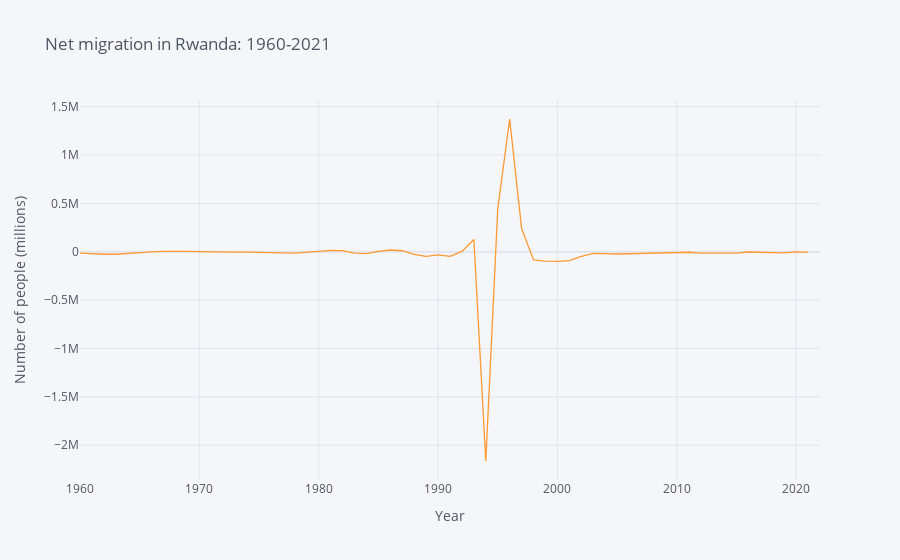

The notebook cell saved with this chart:
### Markdown cell above
#### Net Migration in Rwanda <a name="net-migration-in-rwanda"></a>

### Code cell
# Net migration (number of people migrating into the country - number of people migrating out).

# One variable: Net migration
variable_labels = {"SM.POP.NETM": "Net migration"}

# Set country to Rwanda
Rwanda = {"RWA":"Rwanda"}

# Get dataframe
rwanda_migration = wbdata.get_dataframe(variable_labels, country = Rwanda).squeeze()

# Date index is of type string; change to integers
rwanda_migration.index = rwanda_migration.index.astype(int)

# Print graph from 1960-2022
rwanda_migration.iplot(title="Net migration in Rwanda: 1960-2021",xTitle='Year',yTitle='Number of people (millions)')

### Figure 1 — Plotly figure (JSON) as saved in the notebook; plotly's stock layout.template omitted (floating-point values rounded to 4 significant figures)
{"data": [{"line": {"color": "rgba(255, 153, 51, 1.0)", "dash": "solid", "shape": "linear", "width": 1.3}, "mode": "lines", "name": "Net migration", "text": "", "type": "scatter", "x": [2022, 2021, 2020, 2019, 2018, 2017, 2016, 2015, 2014, 2013, 2012, 2011, 2010, 2009, 2008, 2007, 2006, 2005, 2004, 2003, 2002, 2001, 2000, 1999, 1998, 1997, 1996, 1995, 1994, 1993, 1992, 1991, 1990, 1989, 1988, 1987, 1986, 1985, 1984, 1983, 1982, 1981, 1980, 1979, 1978, 1977, 1976, 1975, 1974, 1973, 1972, 1971, 1970, 1969, 1968, 1967, 1966, 1965, 1964, 1963, 1962, 1961, 1960], "y": ["", -6112, -1579, -11823, -10794, -5169, -2605, -14477, -15027, -15833, -14824, -5358, -8394, -15121, -16880, -17724, -20195, -23051, -18936, -17399, -47989, -91955, -99860, -97819, -84051, 239690, 1372202, 443316, -2162873, 126168, 3454, -48085, -31720, -46816, -26673, 10619, 17982, 4017, -18739, -14660, 12606, 14235, 4634, -3474, -13849, -11093, -7034, -4792, -4531, -3860, -4148, -4213, 1156, 2984, 4722, 4652, -1943, -9788, -19490, -25565, -25631, -20540, -13204]}], "layout": {"autosize": true, "legend": {"bgcolor": "#F5F6F9", "font": {"color": "#4D5663"}}, "paper_bgcolor": "#F5F6F9", "plot_bgcolor": "#F5F6F9", "title": {"font": {"color": "#4D5663"}, "text": "Net migration in Rwanda: 1960-2021"}, "xaxis": {"autorange": true, "gridcolor": "#E1E5ED", "range": [1960, 2022], "showgrid": true, "tickfont": {"color": "#4D5663"}, "title": {"font": {"color": "#4D5663"}, "text": "Year"}, "type": "linear", "zerolinecolor": "#E1E5ED"}, "yaxis": {"autorange": true, "gridcolor": "#E1E5ED", "range": [-2359000.0, 1569000.0], "showgrid": true, "tickfont": {"color": "#4D5663"}, "title": {"font": {"color": "#4D5663"}, "text": "Number of people (millions)"}, "type": "linear", "zerolinecolor": "#E1E5ED"}}}
